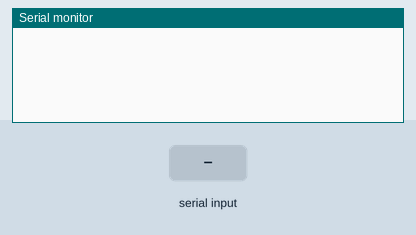
A sketch run on a simulated Arduino Uno, built with avr-gcc and run on an emulated ATmega328P. Parts: the last lines printed to the serial monitor. The inputs (shaded band) are chosen by the test bench.

Above: at 1.3 s.
1.4 s: "?\n" received over Serial
At 1.8 s:
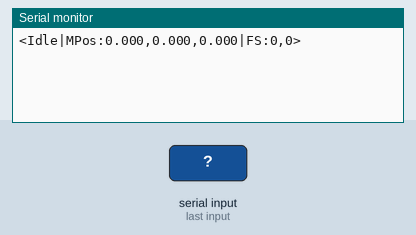
2.9 s: "1\n" received over Serial
At 4.1 s:
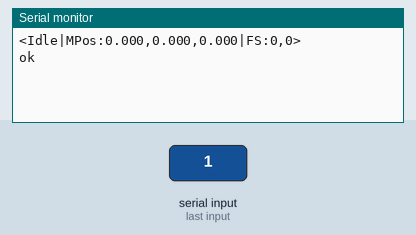

The sketch:

small.ino
```cpp
void setup() {
  Serial.begin(115200);
  delay(100);
  //Serial.println("Grbl 1.1h ['$' for help]");

}

void loop() {
  if (Serial.available()) {
          String cmd = Serial.readStringUntil('\n');
          cmd.trim();
          if (cmd[0] == '?') {Serial.println("<Idle|MPos:0.000,0.000,0.000|FS:0,0>");return;}
          else Serial.println("ok");
  }
}
```

Measured:
- after the input at 1.4 s, the serial monitor: prints a new line at once (image 1)
- after the input at 2.9 s, the serial monitor: prints a new line at once (image 2)
